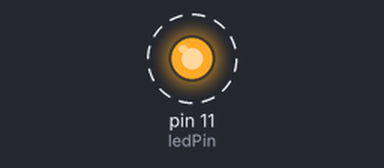
The program below on a simulated Raspberry Pi (header pin numbers). Shown: output pins drawn as LEDs (lit = HIGH). Dashed ring = blinking. What the program prints to the terminal is not drawn.

Above: at 0.1 s.
Timing chart, 0 to 3.0 s (numbered marks = the images above):
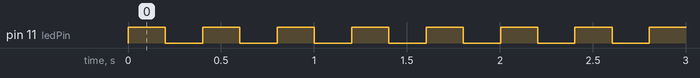

The program:

blink.py
```python
import RPi.GPIO as GPIO
import time
GPIO.setwarnings(False)
ledPin = 11 # define ledPin

def setup():
    GPIO.setmode(GPIO.BOARD) # use PHYSICAL GPIO Numbering
    GPIO.setup(ledPin, GPIO.OUT) # set the ledPin to OUTPUT mode
    GPIO.output(ledPin, GPIO.LOW) # make ledPin output LOW level
    print ('using pin%d'%ledPin)

def loop():
    while True:
        GPIO.output(ledPin, GPIO.HIGH) # make ledPin output HIGH level to turn on led
        print ('led turned on >>>') # print information on terminal
        time.sleep(0.2) # Wait for 1 second
        GPIO.output(ledPin, GPIO.LOW) # make ledPin output LOW level to turn off led
        print ('led turned off <<<')
        time.sleep(0.2) # Wait for 1 second


def destroy():
    GPIO.cleanup() # Release all GPIO


if __name__ == '__main__': # Program entrance
    print ('Program is starting ... \n')
    setup()
    try:
        loop()
    except KeyboardInterrupt: # Press ctrl-c to end the program.
        destroy()
```

Measured:
- by itself, pin 11 (ledPin): alternates HIGH for 0.20 s and LOW for 0.20 s
